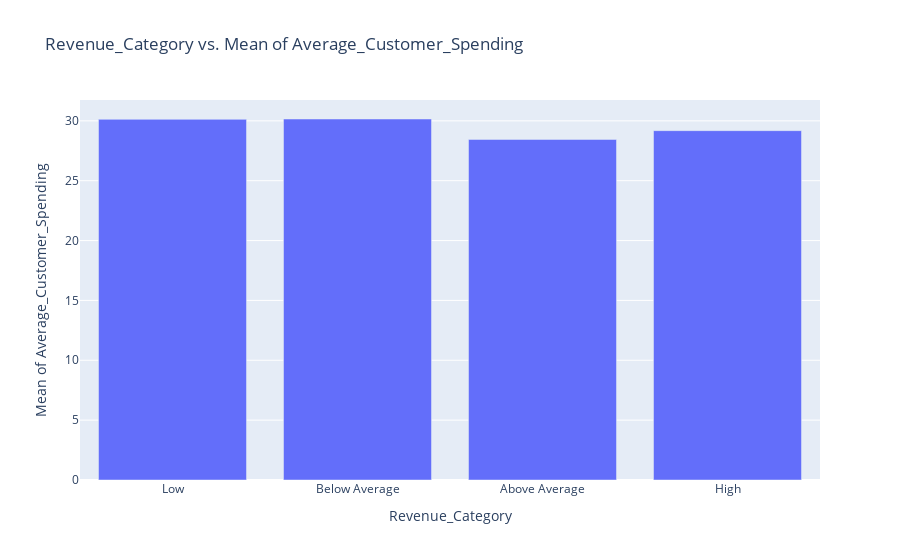

The notebook cell saved with this chart:
### Code cell
target_sum_with_num_plotly(data, target_cat, 'Average_Customer_Spending')

### Figure 1 — Plotly figure (JSON) as saved in the notebook; plotly's stock layout.template omitted (floating-point values rounded to 4 significant figures)
{"data": [{"alignmentgroup": "True", "hovertemplate": "Revenue_Category=%{x}<br>Mean of Average_Customer_Spending=%{y}<extra></extra>", "legendgroup": "", "marker": {"color": "#636efa", "pattern": {"shape": ""}}, "name": "", "offsetgroup": "", "orientation": "v", "showlegend": false, "textposition": "auto", "type": "bar", "x": ["Low", "Below Average", "Above Average", "High"], "xaxis": "x", "y": [30.13, 30.15, 28.45, 29.18], "yaxis": "y"}], "layout": {"barmode": "relative", "legend": {"tracegroupgap": 0}, "title": {"text": "Revenue_Category vs. Mean of Average_Customer_Spending"}, "xaxis": {"anchor": "y", "domain": [0, 1], "title": {"text": "Revenue_Category"}}, "yaxis": {"anchor": "x", "domain": [0, 1], "title": {"text": "Mean of Average_Customer_Spending"}}}}
